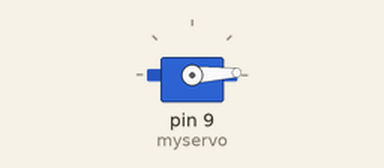
Simulated run of this sketch. Board: Arduino Uno, built with avr-gcc and run on an emulated ATmega328P. Parts: servo.

Above: at 0.05 s.
At 1.3 s:
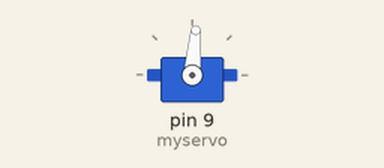
At 2.6 s:
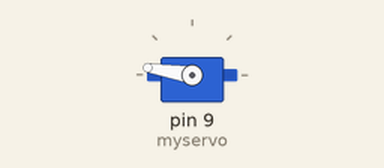
At 5.2 s:
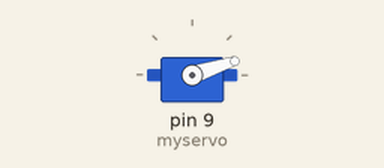
Timing chart, 0 to 7.1 s (numbered marks = the images above):
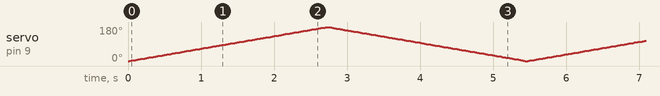

The sketch:

Servo.ino
```cpp
#include <Servo.h>

Servo myservo; //create servo object to control servo

void setup()
{
  myservo.attach(9);
}

void loop()
{
  static int pos;
  for(pos=0;pos<=180;pos++)
  {
    myservo.write(pos); //tells servo to go to the position given
    delay(15);
  }
  for(pos=180;pos>=0;pos--)
  {
    myservo.write(pos); //tells servo to go to the position given
    delay(15);
  }
}
```
